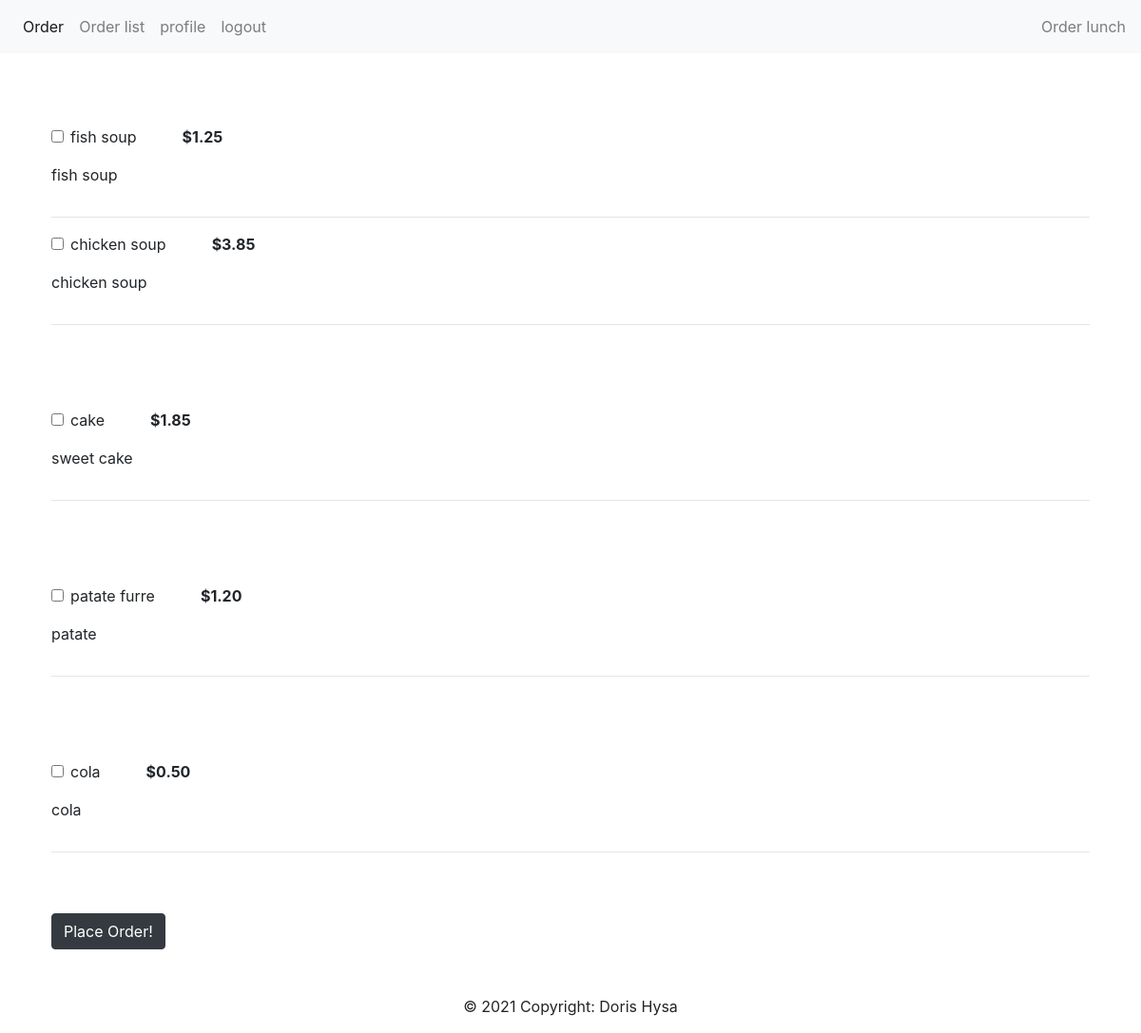
/order/ (signed in), run on the app's committed database.
### food/models.py (models this page shows, shortened)
class FoodMenu(models.Model):
    name = models.CharField(max_length=100)
    description = models.TextField()
    price = models.DecimalField(max_digits=5, decimal_places=2)
    category = models.ManyToManyField('Category', related_name='item')
    created = models.DateTimeField(auto_now_add=True)

### food/views.py (the view, shortened to what this page needs)
# urls.py: path('order/', Order.as_view(), name='order'),
class Order(View):
    def get(self, request, *args, **kwargs):
        soup = FoodMenu.objects.filter(category__name__contains='soup')
        dessert = FoodMenu.objects.filter(category__name__contains='dessert')
        drink = FoodMenu.objects.filter(category__name__contains='drink')
        tjera = FoodMenu.objects.filter(category__name__contains='tjera')
        context = {
            'soup': soup,
            'dessert': dessert,
            'drink': drink,
            'tjera': tjera,
        }
        return render(request, 'food/order.html', context)

### food/templates/food/order.html (shortened to what this page needs)
{% extends 'food/base.html' %}
{% block content %}
{% if user.is_authenticated %}
<div class="container mb-5">
    <div class="row justify-content-center mt-1">
        <div class="col-md-12 col-sm-12 p-4">
            <form method="POST">
                <div class="pt-5">
                    {% for app in soup %}
                    <div class="row">
                        <div class="col-md-8 col-sm-12">
                            <div class="d-flex flex-row">
                                <div class="form-group form-check">
                                    <input type="checkbox" name="items[]" class="form-check-input" value="{{ app.pk }}">
                                    <label class="form-check-label">{{ app.name }}</label>
                                </div>
                                <p class="font-weight-bold pl-5">${{ app.price }}</p>
                            </div>
                            <p>{{ app.description }}</p>
                        </div>
                    </div>
                    <hr />
                {% endfor %}
                </div>
                <div class="pt-5">
                    {% for dessert in dessert %}
                    <div class="row mt-4">
                        <div class="col-md-8 col-sm-12">
                            <div class="d-flex flex-row">
                                <div class="form-group form-check">
                                    <input type="checkbox" name="items[]" class="form-check-input" value="{{ dessert.pk }}">
                                    <label class="form-check-label">{{ dessert.name }}</label>
                                </div>
                                <p class="font-weight-bold pl-5">${{ dessert.price }}</p>
                            </div>
                            <p>{{ dessert.description }}</p>
                        </div>
                    </div>
                    <hr />
                    {% endfor %}
                </div>
                <div class="pt-5">
                    {% for tjeter in tjera %}
                    <div class="row mt-4">
                        <div class="col-md-8 col-sm-12">
                            <div class="d-flex flex-row">
                                <div class="form-group form-check">
                                    <input type="checkbox" name="items[]" class="form-check-input" value="{{ tjeter.pk }}">
                                    <label class="form-check-label">{{ tjeter.name }}</label>
                                </div>
                                <p class="font-weight-bold pl-5">${{ tjeter.price }}</p>
                            </div>
                            <p>{{ tjeter.description }}</p>
                        </div>
                    </div>
                    <hr />
                    {% endfor %}
                </div>
                <div class="pt-5">
                    {% for drinks in drink %}
                    <div class="row mt-4">
                        <div class="col-md-8 col-sm-12">
                            <div class="d-flex flex-row">
                                <div class="form-group form-check">
                                    <input type="checkbox" name="items[]" class="form-check-input" value="{{ drinks.pk }}">
                                    <label class="form-check-label">{{ drinks.name }}</label>
                                </div>
                                <p class="font-weight-bold pl-5">${{ drinks.price }}</p>
                            </div>
                            <p>{{ drinks.description }}</p>
                        </div>
                    </div>
                    <hr />
                    {% endfor %}
                </div>
                <button class="btn btn-dark mt-5">Place Order!</button>
            </form>
        </div>
    </div>
</div>
{% else %}
    <a class="nav-link" href="{% url 'login' %}">please login <span class="sr-only"></span></a>
{% endif %}
{% endblock content %}

### food/templates/food/base.html (shortened to what this page needs)
<html lang="en">
<head>
    <link rel="stylesheet" href="https://maxcdn.bootstrapcdn.com/bootstrap/4.0.0/css/bootstrap.min.css">
</head>
<body>
    {% include 'food/nav.html'%}
    {% block content %}{% endblock content%}
    {% include 'food/copyright.html'%}
</body>
</html>

### food/templates/food/nav.html
<nav class="navbar navbar-expand-lg navbar-light bg-light">
    <div class="collapse navbar-collapse" id="navbarText">
      {% if user.is_authenticated %}
        <ul class="navbar-nav mr-auto">
          <li class="nav-item active">
            <a class="nav-link" href="{% url 'order' %}">Order <span class="sr-only">(current)</span></a>
          </li>
          <li class="nav-item">
            <a class="nav-link" href="{% url 'ordered' %}">Order list</a>
          </li>
          <li class="nav-item">
            <a class="nav-link" href="{% url 'profile' %}"> profile</a>
          </li>
          <li class="nav-item">
            <a class="nav-link" href="{% url 'logout' %}"> logout</a>
          </li>
        </ul>
        <span class="navbar-text">
          Order lunch
        </span>
      {% else %}
        <a class="navbar-brand" href="{% url 'login' %}"> Login </a>
      {% endif %}
    </div>
  </nav>

### food/templates/food/copyright.html
<footer class="page-footer font-small indigo fixed-bottom">
    <div class="footer-copyright text-center py-3">&copy; 2021 Copyright: Doris Hysa
    </div>
</footer>

### data on the page
FoodMenu: name "fish soup", price "1.25", description "fish soup"
FoodMenu: name "chicken soup", price "3.85", description "chicken soup"
FoodMenu: name "cake", price "1.85", description "sweet cake"
FoodMenu: name "patate furre", price "1.20", description "patate"
FoodMenu: name "cola", price "0.50", description "cola"
